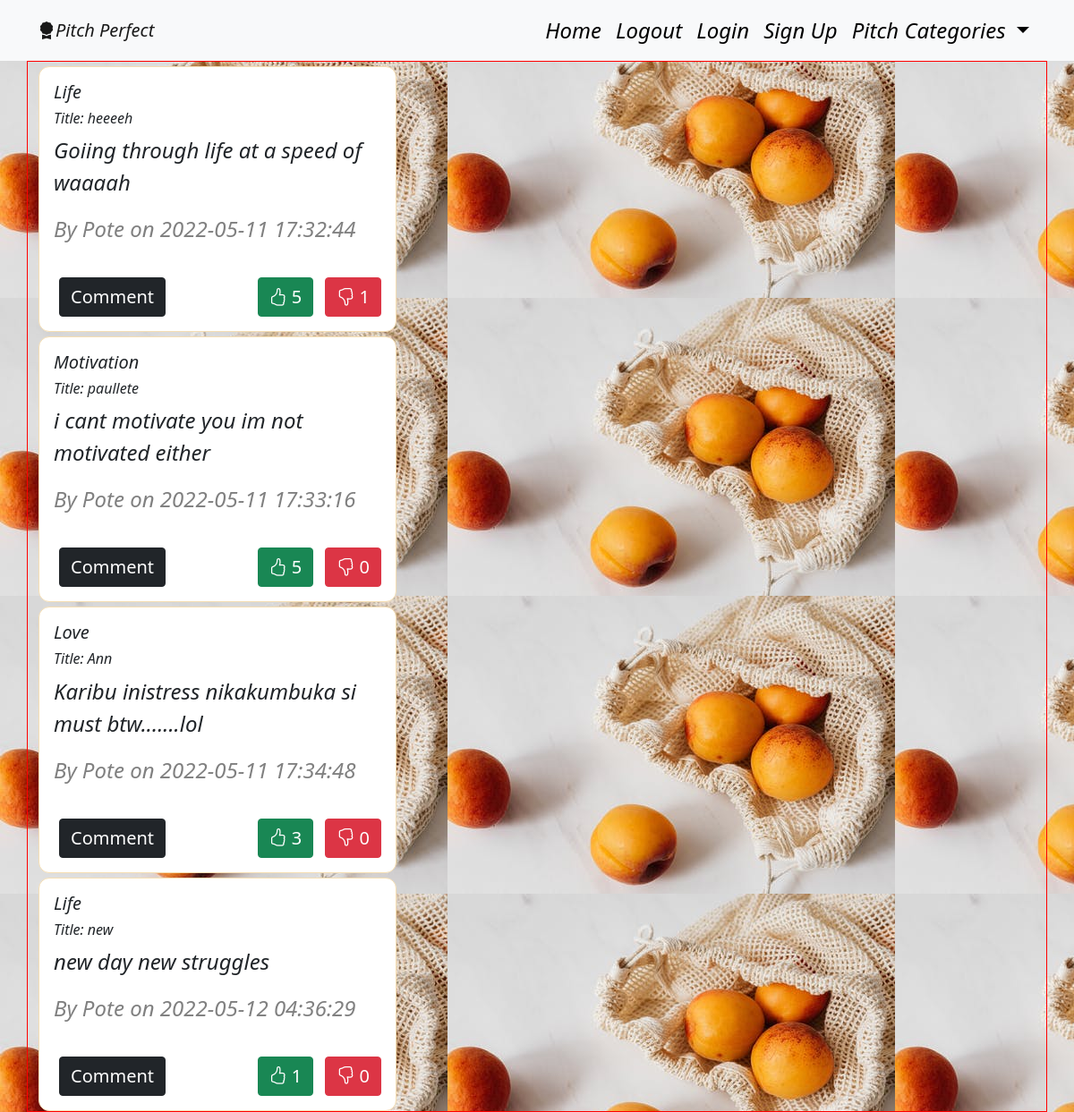
Page /pitches (signed in) on the committed database.
### app/models.py (models this page shows)
class Pitch(db.Model):
    __table_name__ = 'pitches'
    id = db.Column(db.Integer, primary_key=True)
    title = db.Column(db.String(255), nullable=False)
    category = db.Column(db.String(255), nullable=False)
    content = db.Column(db.String(255), nullable=False)
    user_id = db.Column(db.Integer, db.ForeignKey('user.id'))
    comment = db.relationship('Comment', backref='pitch', lazy='dynamic')
    upvotes = db.relationship('UpVote', backref='pitch', lazy='dynamic')
    downvotes = db.relationship('DownVote', backref='pitch', lazy='dynamic')
    date = db.Column(db.DateTime(timezone=True), default=func.now())

class User(db.Model, UserMixin):
    id = db.Column(db.Integer, primary_key=True)
    username = db.Column(db.String(255))
    email = db.Column(db.String(255), unique=True)
    password = db.Column(db.String(255))
    pitches = db.relationship('Pitch', backref='user', lazy='dynamic')

### app/main/views.py (the view)
@main.route('/pitches')
@login_required
def pitches():
    pitches = Pitch.query.all()
    return render_template('display_pitch.html', pitches=pitches)

### app/__init__.py (called while the page is built)
def create_app(config_name):  # a method to instantiate our App
    app = Flask(__name__)
    app.config['SECRET_KEY'] = 'SECRET'
    app.config['SQLALCHEMY_DATABASE_URI'] = f'sqlite:///{DB_NAME}'
    db.init_app(app)  # initialise our db
    mail.init_app(app) # initialize our mail
    login_manager = LoginManager()
    login_manager.login_view = 'auth.login'
    login_manager.init_app(app)
    bootstrap = Bootstrap(app)
    @login_manager.user_loader
    def load_user(user_id):
        return User.query.get(int(user_id))
    app.config.from_object(config_options[config_name])
    from .main import main as main_blueprint
    from .auth import auth as auth_blueprint
    app.register_blueprint(main_blueprint)
    app.register_blueprint(auth_blueprint, url_prefix='/')
    from .models import User, Pitch
    create_database(app)
    return app

### app/templates/display_pitch.html
{% extends 'base.html'%}
{% from 'display_pitch_macro.html' import display_pitches%}
{% block content %}
<div>{{ display_pitches(pitches) }}</div>
{% endblock %}

### app/templates/display_pitch_macro.html
{% extends 'base.html' %}
{% macro display_pitches(pitches) %}
<div class="container pitch">
    <div class="row">
        <div class="col-md-4">
           {% if pitches %}
          {% for pitch in pitches %}
           <div class="card pitchCard" style="width: 25rem;">
                <div class="card-body">
                    <h5 class="card-title pitch-category">{{pitch.category}}</h5>
                    <h6>Title: {{pitch.title}}</h6>
                    <p>{{pitch.content}}</p>
                    <p class="author">By {{pitch.user.username.title()}} on {{pitch.date}}</p>
                    <div class="footer">
                        <div class="comments">
                            <a href="/comment/{{pitch.id}}"><button class="btn btn-dark">Comment</button></a>
                        </div>
                        <div class="votes">
                            <div class="upvote">
                            <a href="/like/{{pitch.id}}"><button class="btn btn-success"><i class="bi bi-hand-thumbs-up"></i> {{pitch.upvotes.count()}}</button></a>
                        </div>
                        <div class="downvote">
                            <a href="/dislike/{{pitch.id}}"><button class="btn btn-danger"><i class="bi bi-hand-thumbs-down"></i> {{pitch.downvotes.count()}}</button></a>
                        </div>
                        </div>
                    </div>
                </div>
           </div>
          {% endfor %}
         {% endif %}
        </div>
    </div>
</div>
{% endmacro %}

### app/static/css/styles.css (style rules this page uses)
.card { border: 1px solid wheat; margin-top: 5px; }
.card-body { padding: 1rem; }
body { background-image: url("pexels-photo-4397920.jpeg"); font-style: italic; font-size: 1.5rem; }
.btn { margin-left: 0.3em; font-size: smaller; margin-top: 1em; }
.pitch { display: flex; align-items: center; justify-content: space-between; border: 1px solid red; }
.votes { display: flex; }
.pitchCard { border-radius: 0.5em; }
.author { color: grey; }
.footer { display: flex; align-items: center; justify-content: space-between; }
.downvote { margin-left: 0.3em; }

### rows in the picture
Pitch: category "Life", title "heeeeh", content "Goiing through life at a speed of waaaah", user.username "Pote", date "2022-05-11 17:32:44", upvotes.count "5", downvotes.count "1"
Pitch: category "Motivation", title "paullete", content "i cant motivate you im not motivated either", user.username "Pote", date "2022-05-11 17:33:16", upvotes.count "5", downvotes.count "0"
Pitch: category "Love", title "Ann", content "Karibu inistress nikakumbuka si must btw.......lol", user.username "Pote", date "2022-05-11 17:34:48", upvotes.count "3", downvotes.count "0"
Pitch: category "Life", title "new", content "new day new struggles", user.username "Pote", date "2022-05-12 04:36:29", upvotes.count "1", downvotes.count "0"
